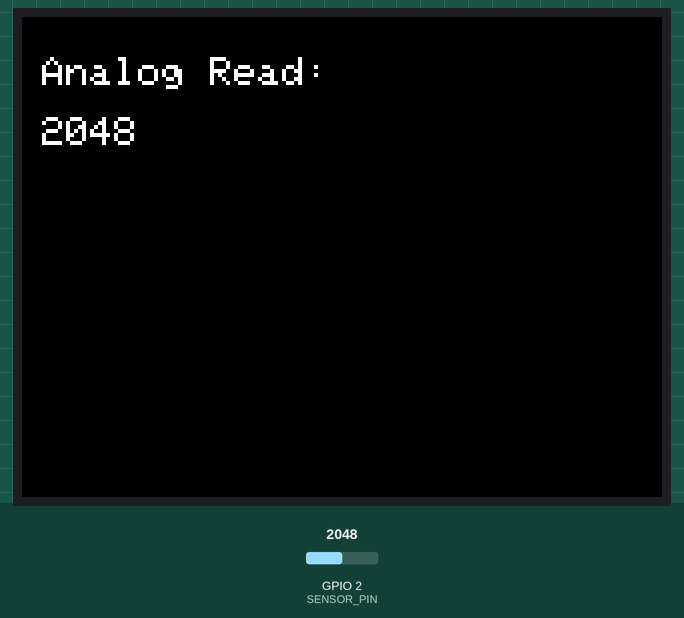
Simulated run of this sketch. Board: ESP32. Parts: 320×240 colour display. The inputs (shaded band) are chosen by the test bench; at power-on: GPIO 2 (SENSOR_PIN) = 2048.

Above: at 1.3 s.
1.4 s: GPIO 2 (SENSOR_PIN) set to 2866
At 2.1 s:
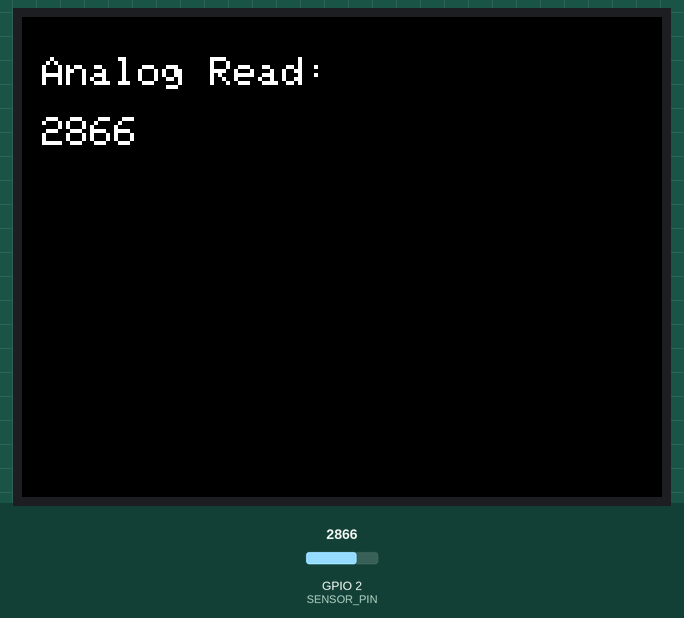
3.1 s: GPIO 2 (SENSOR_PIN) set to 3603
At 3.8 s:
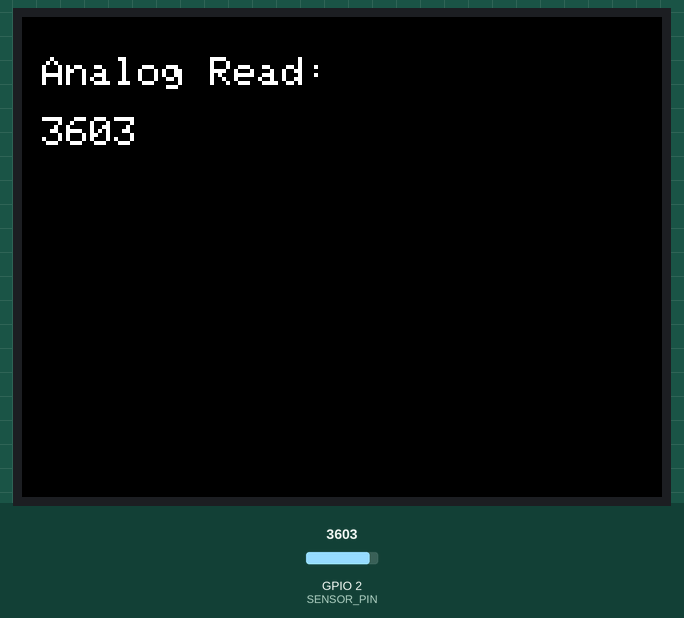
4.6 s: GPIO 2 (SENSOR_PIN) set to 4095
At 5.5 s:
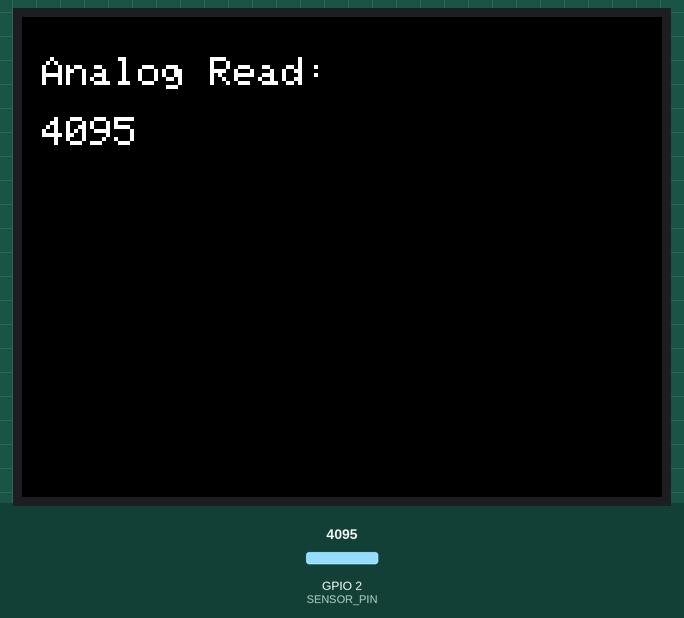
Timing chart, 0 to 7.6 s (numbered marks = the images above; inputs shaded):
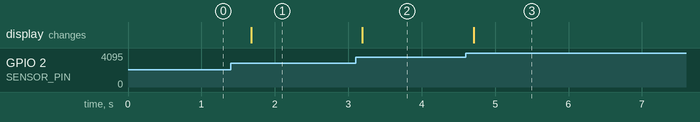

The sketch:

analogRead.ino
```cpp
#include <M5Stack.h>

#define SENSOR_PIN 2  // GPIO2 にセンサを接続

void setup() {
    M5.begin();
    M5.Lcd.setTextSize(2);
    M5.Lcd.setCursor(10, 20);
    M5.Lcd.print("Analog Read:");

    pinMode(SENSOR_PIN, INPUT); // GPIO2 を入力モードに設定
}

void loop() {
    int sensorValue = analogRead(SENSOR_PIN); // GPIO2 からアナログ値を取得

    // LCD に値を表示
    M5.Lcd.setCursor(10, 50);
    M5.Lcd.fillRect(10, 50, 150, 30, BLACK); // 前の値を消去
    M5.Lcd.setTextColor(WHITE);
    M5.Lcd.print(sensorValue);

    delay(500); // 500msごとに更新
}
```

Measured:
- after the input at 1.4 s, the display: changes after 0.28 s (image 1)
- after the input at 3.1 s, the display: changes after 0.09 s (image 2)
- after the input at 4.6 s, the display: changes after 0.11 s (image 3)
